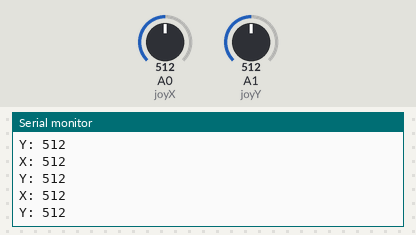
The sketch below on a simulated Arduino Mega 2560, built with avr-gcc and run on an emulated ATmega2560. Parts: the last lines printed to the serial monitor. The inputs (shaded band) are chosen by the test bench; at power-on: A0 (joyX) = 512, A1 (joyY) = 512.

Above: at 1.3 s.
1.4 s: A0 (joyX) set to 716
At 1.9 s:
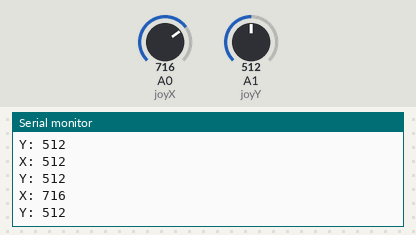
2.9 s: A1 (joyY) set to 716
At 3.4 s:
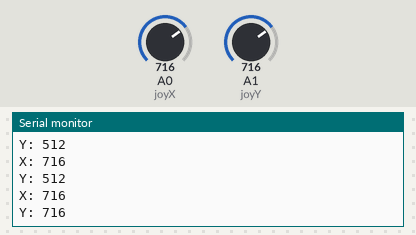
4.4 s: A0 (joyX) set to 900
At 4.9 s:
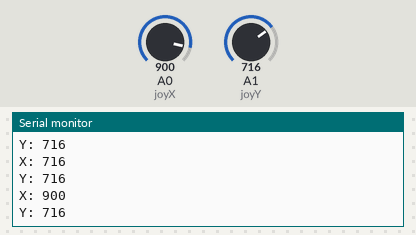
5.9 s: A1 (joyY) set to 900
At 6.4 s:
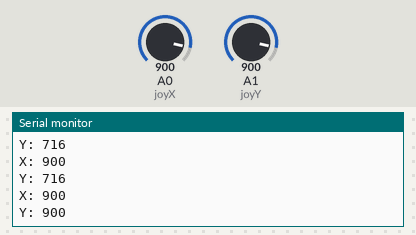
Timing chart, 0 to 8.4 s (numbered marks = the images above; inputs shaded):
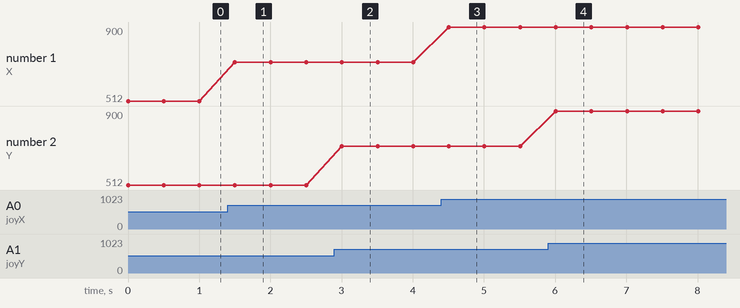

Measured:
- after the input at 1.4 s, the serial monitor: prints a new line after 0.10 s (image 1)
- after the input at 2.9 s, the serial monitor: prints a new line after 0.10 s (image 2)
- after the input at 4.4 s, the serial monitor: prints a new line after 0.11 s (image 3)
- after the input at 5.9 s, the serial monitor: prints a new line after 0.11 s (image 4)
- plotted number 1: 512 → 716 after the input at 1.4 s, 716 → 900 after the input at 4.4 s

The sketch:

joystickTest.ino
```cpp
/*
 * Cassidy Correll
 * JoystickTest
 * May 5, 2021
 *
 * Tests the joystick
 * prints the cordinates of the joystick to serial monitor
 * When at center values will be around 780
 *
 * X direction: All the way left is 0, all the way right is 1023
 * Y direction: All the way down is 0, all the way up is 1023
 */

 // Joystick Setup
#define joyX A0
#define joyY A1
#define joySelect 4

void setup() {
  Serial.begin(115200);

}

void loop() {
  //x axis of joystick
  Serial.print("\nX: ");
  Serial.print(analogRead(joyX));

  //y axis of joystick
  Serial.print("\nY: ");
  Serial.print(analogRead(joyY));


  Serial.print("\n\n");

  delay(500);

}
```
